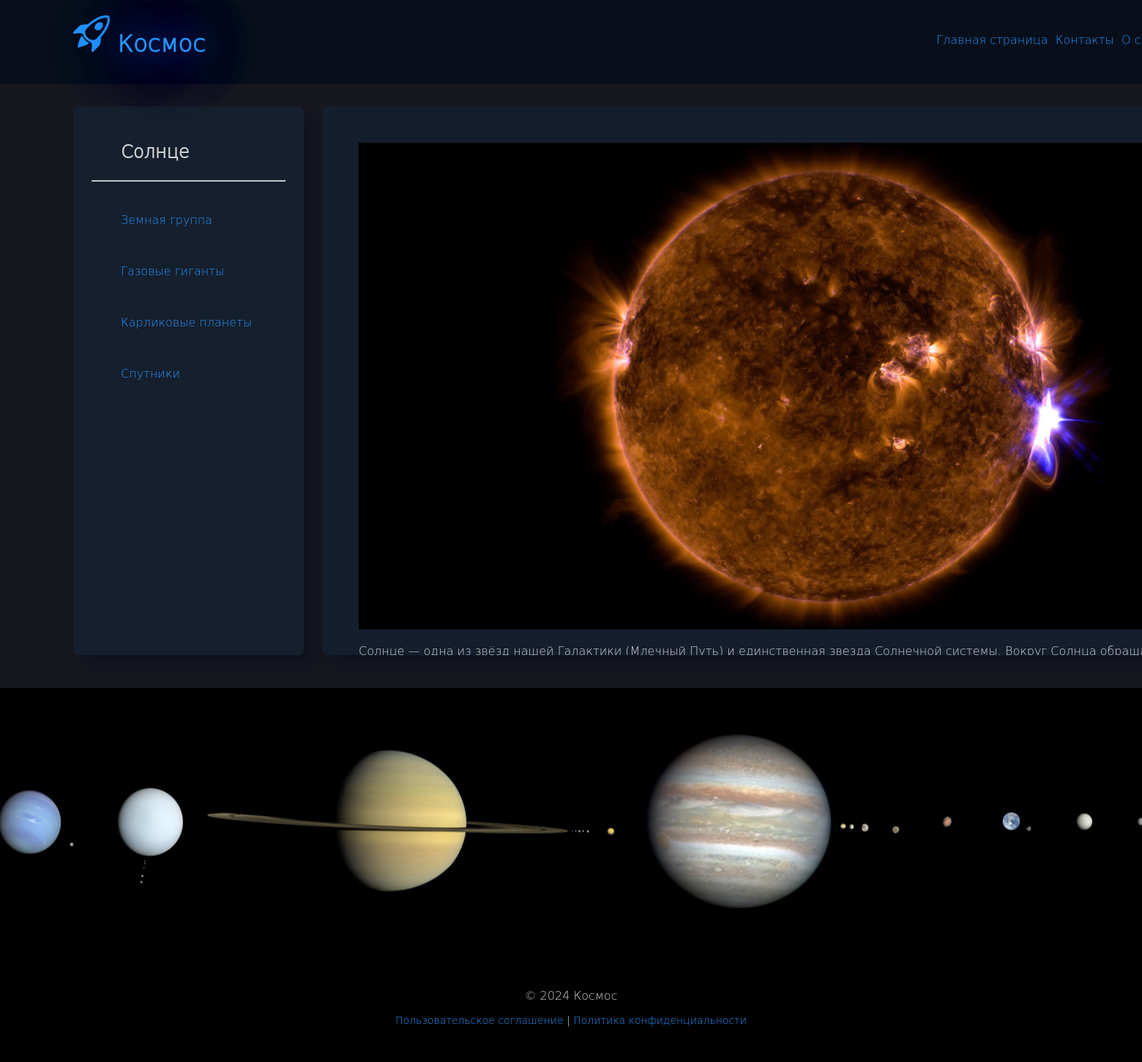
Page /post/Sun/ on the committed database.
### basis/models.py (models this page shows, shortened)
class Basis(models.Model):
    post_title = models.CharField(max_length=255, verbose_name="Заголовок")
    post_content = models.TextField(blank=True, verbose_name="Текст статьи")
    photo = models.ImageField(upload_to="photos/%Y/%m/%d/", default=None, blank=True, null=True, verbose_name="Фото")
    slug = models.SlugField(max_length=255, unique=True, db_index=True, verbose_name="Слаг")
    category = models.ForeignKey(
        'Category', on_delete=models.PROTECT, related_name='all_posts', verbose_name="Категории", null=True
    )
    time_create = models.DateTimeField(auto_now_add=True, verbose_name="Время создания")
    time_update = models.DateTimeField(auto_now=True, verbose_name="Время изменения")
    is_published = models.BooleanField(default=True, verbose_name="Статус")
    objects = models.Manager()
    published = PublishManager()
    def __str__(self):
        return self.post_title
    class Meta:
        verbose_name = "объект"
        verbose_name_plural = "Объекты"

class Category(models.Model):
    name = models.CharField(max_length=100, db_index=True, verbose_name="Категория")
    slug = models.SlugField(max_length=255, unique=True, db_index=True)
    class Meta:
        verbose_name = "категорию"
        verbose_name_plural = "Категории"
    def get_absolute_url(self):
        return reverse('category', kwargs={'category_slug': self.slug})

### basis/views.py (the view)
# urls.py: path('post/<slug:post_slug>/', cache_page(60)(views.PostPage.as_view()), name='post'),
class PostPage(DetailView):
    template_name = 'basis/post.html'
    slug_url_kwarg = 'post_slug'
    context_object_name = 'post'
    def get_context_data(self, **kwargs):
        context = super().get_context_data(**kwargs)
        context['title'] = context['post'].post_title
        return context
    def get_object(self, queryset=None):
        return get_object_or_404(Basis.published, slug=self.kwargs[self.slug_url_kwarg])

### basis/models.py (called while the page is built)
    def get_queryset(self):
        return super().get_queryset().filter(is_published=1)

### basis/templatetags/basis_tags.py (called while the page is built)
@register.inclusion_tag('basis/categories.html')
def get_categories(category_selected=0):
    categories = Category.objects.all()
    return {'categories': categories, 'category_selected': category_selected}

### basis/views.py (called while the page is built)
def get_menu():
    menu = [{'main_title': 'Контакты', 'name': 'contact'}, {'main_title': 'О сайте', 'name': 'about'}]
    return menu

### users/context_processors.py (called while the page is built)
def get_menu_context(request):
    return {'menu': get_menu()}

### basis/templates/basis/post.html (shortened to what this page needs)
{% extends 'base.html' %}
{% block content %}
<div id="post-block">
    {% if post.photo %}
    <img src="{{post.photo.url}}" alt="{{post}}">
    {% else %}
    <p align="center">{% include 'basis/inclusions/image_icon.html' %}</p>
    {% endif %}
    <br>{{post.post_content|linebreaks}}<br>
</div>
{% endblock %}

### templates/base.html (shortened to what this page needs)
<!DOCTYPE html>
<html lang="ru">
{% load static %}
{% load basis_tags %}
<head>
    <link type="text/css" rel="stylesheet" href="{% static 'basis/css/styles.css' %}">
</head>
<body>
<div id="head-block">
    <div style="float:left" class="icon" id="shining">
        <a href="{% url 'home' %}"><h1>{% include 'basis/inclusions/main_icon.html' %}Космос</h1></a>
    </div>
    <div class="menu" style="float:right">
        <div class="main-menu" style="float:left">
            <a href="{% url 'home' %}">&nbsp;Главная страница</a>
            {% for m in menu %}
            <a href="{% url m.name %}">&nbsp;{{m.main_title}}</a>
            {% endfor %}
        </div>
    </div>
</div>
<div id="body-container">
    <div style="float:left" class="categories">
        <ul><h2>{{post.post_title|linebreaks}}</h2></ul>
        <hr class="line">
        {% get_categories category_selected %}
    </div>
    <div style="float:right" class="content">
        {% block content %}{% endblock %}
    </div>
</div>
<div id="footer">
    <p>&copy 2024 Космос</p>
    <p style="font-size: 14px">
        <a href="{% url 'terms' %}">Пользовательское соглашение</a> |
        <a href="{% url 'privacy' %}">Политика конфиденциальности</a>
    </p>
</div>
</body>
</html>

### basis/templates/basis/categories.html
{% for c in categories %}
{% if c.id == category_selected %}
<br>
<ul><a class="selected">{{c.name}}</a></ul>
{% else %}
<br>
<ul><a href="{{c.get_absolute_url}}">{{c.name}}</a></ul>
{% endif %}
{% endfor %}

### basis/static/basis/css/styles.css (style rules this page uses)
html, body { height: 100%; width: auto; margin: 0 auto; font-family: 'DejaVu Sans Light', 'Arial'; background: #000000; }
h2 { color: #D6D6D6; }
p { color: #D6D6D6; }
a { color: #2594ff; text-decoration: none; }

### basis/static/basis/css/head.css (style rules this page uses)
#head-block { box-sizing: border-box; height: 115px; min-width: 1920px; padding: 0px 0px 0px 100px; background: rgba(9, 16, 29, 0.95); }
div.icon { display: inline-block; height: 115px; width: 100%: }
div.main-menu { display: inline-block; padding: 45px 50px 0px 0px; list-style: none; font-size: 16px; }
#shining { animation: animate 5s linear infinite; text-shadow: 0 0 50px #0072ff, 0 0 100px #0072ff, 0 0 150px #0072ff, 0 0 200px #0072ff; }

### basis/static/basis/css/body.css (style rules this page uses)
#body-container { box-sizing: border-box; height: 825px; min-width: 1920px; padding: 30px 100px 30px 100px; background: rgba(29, 29, 41, 0.8); }
div.categories { display: inline-block; overflow-x: hidden; overflow-y: auto; height: 700px; width: 265px; padding: 25px; border-radius: 8px; box-shadow: 15px 15px 15px rgba(9, 16, 29, 0.5); background: rgba(19, 44, 67, 0.4); color: #009be8; font-size: 16px; }
div.content { display: inline-block; overflow-x: hidden; overflow-y: auto; height: 700px; width: 1260px; padding: 50px 70px 0px 50px; border-radius: 8px; box-shadow: 15px 15px 15px rgba(9, 16, 29, 0.5); background: rgba(19, 44, 67, 0.4); }
hr.line { width: auto; color: rgba(88, 96, 100, 0.50); }

### basis/static/basis/css/footer.css (style rules this page uses)
#footer { height: auto; width: auto; padding: 395px 0px 5px 0px; background: #000000 url('../images/sol.png') no-repeat center; text-align: center; }

### rows in the picture
Basis: post_title "Солнце", photo (picture), post_content "Солнце — одна из звёзд нашей Галактики (Млечный Путь) и единственная звезда Солнечной системы. Вокруг Солнца…"
Category: name "Земная группа"
Category: name "Газовые гиганты"
Category: name "Карликовые планеты"
Category: name "Спутники"

### other values in the picture
{{ m.main_title }} "Контакты" "О…"
